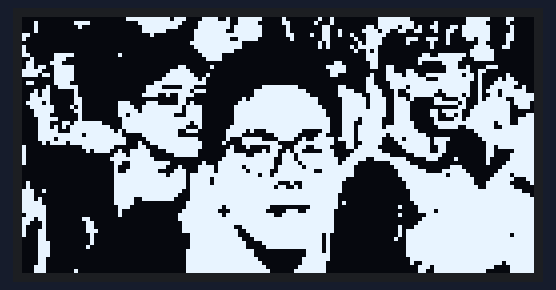
Bench run of a sketch on a simulated Arduino Uno, built with avr-gcc and run on an emulated ATmega328P. Shown: 128×64 one-colour display.

Above: at 2.1 s.

The sketch:

hello_world.ino
```cpp
/*********
  Rui Santos
  Complete project details at https://randomnerdtutorials.com
*********/

#include <Wire.h>
#include <Adafruit_GFX.h>
#include <Adafruit_SSD1306.h>

#define SCREEN_WIDTH 128
#define SCREEN_HEIGHT 64

Adafruit_SSD1306 display(SCREEN_WIDTH, SCREEN_HEIGHT, &Wire, -1);

static const unsigned char PROGMEM image_data_Saraarray[] = {
    0x00,0x00,0x00,0x3f,0xfb,0x87,0x93,0xf0,0x40,0x24,0x00,0x7f,0x80,0x01,0xf8,0x60
,0x10,0x07,0x80,0x07,0xff,0x0f,0xf3,0xe0,0x60,0x44,0x00,0x7f,0xc1,0x01,0xf0,0x40
,0x10,0x02,0x00,0x03,0xfe,0x0f,0xf7,0xf0,0x20,0x18,0x03,0x7d,0xd3,0x1b,0xf8,0x20
,0x10,0x00,0x00,0x03,0xf0,0x1f,0xe7,0xf0,0x20,0x19,0x07,0xb3,0x31,0x33,0xf8,0x20
,0xc0,0x00,0x00,0x00,0x80,0x1f,0xff,0xf0,0x30,0x99,0x23,0xe0,0x00,0x23,0xf8,0x60
,0x80,0x00,0x00,0x00,0x00,0x1f,0xf3,0xe0,0x10,0x18,0x13,0xc0,0xe7,0x21,0xb8,0x60
,0x00,0x00,0x00,0x00,0x00,0x3f,0xfe,0x00,0x00,0x28,0x0b,0xc0,0x82,0x20,0x30,0x40
,0x80,0x00,0x00,0x00,0x00,0x1f,0xfe,0x00,0x00,0x28,0x2f,0x80,0x02,0x00,0x78,0xc0
,0x80,0x00,0x00,0x00,0x00,0x0f,0xf8,0x00,0x00,0x00,0x12,0x80,0x00,0x00,0xfc,0x00
,0xc0,0xf8,0x00,0x80,0x00,0x07,0xc0,0x00,0x00,0x00,0x03,0x80,0x0c,0xfe,0xfc,0x00
,0x20,0xe0,0x00,0x00,0x00,0x03,0xc0,0x00,0x00,0x00,0x03,0x80,0x1f,0xfc,0x7c,0x00
,0x61,0xc0,0x00,0x00,0x00,0x00,0x00,0x00,0x00,0x03,0x01,0x80,0x10,0x78,0x00,0x00
,0x6c,0xf8,0x00,0x00,0x01,0x81,0x00,0x00,0x00,0x0f,0x81,0x98,0x00,0x39,0x0e,0x00
,0xf8,0xf8,0x00,0x00,0x07,0xc0,0x00,0x00,0x00,0x07,0x80,0x18,0xc0,0x3f,0x30,0x00
,0xf6,0xf8,0x00,0x00,0x0f,0xe2,0x00,0x00,0x00,0x06,0x01,0x1e,0xe7,0xfd,0xa0,0x40
,0x00,0xf8,0x00,0x00,0x1f,0xf4,0x00,0x00,0x00,0x00,0x03,0x1f,0xf8,0xff,0xa1,0x60
,0x60,0xf0,0x00,0x00,0x7f,0xfc,0x00,0x00,0x00,0x00,0x03,0x0f,0xff,0xff,0x23,0xf0
,0x02,0x7c,0x00,0x01,0xe0,0xe0,0x00,0x0f,0xf8,0x01,0x83,0x8f,0x7f,0xff,0x27,0xe4
,0x16,0x04,0x00,0x01,0xff,0xdc,0x00,0x3f,0xfe,0x01,0xe3,0xc4,0xff,0x7f,0x2e,0xfc
,0x36,0x04,0x00,0x03,0xc9,0xe0,0x00,0x3f,0xff,0x01,0xf9,0xc4,0x7e,0x3d,0x26,0xff
,0x3e,0x06,0x00,0x00,0x01,0x80,0x01,0x7f,0xff,0xc0,0xfd,0xe7,0x41,0x86,0x2f,0x9f
,0x7a,0x06,0x00,0xe1,0xc1,0xa0,0x03,0xff,0xff,0xc0,0xfd,0xe7,0x81,0xfa,0x3f,0xde
,0x3f,0x0a,0x00,0xf3,0xff,0x78,0x07,0xff,0xff,0xe0,0xfd,0xe7,0x80,0x06,0x7f,0xce
,0x1f,0x06,0x00,0xfb,0xff,0x78,0x07,0xff,0xff,0xf0,0xff,0xe7,0x83,0x7c,0xff,0xc0
,0x1e,0x02,0x00,0xdf,0xfc,0x78,0x07,0xff,0xff,0xf0,0xff,0xe7,0x83,0x34,0xff,0xc3
,0x0f,0x82,0x00,0x7f,0xff,0xf8,0x07,0xff,0xff,0xf8,0xf7,0xc7,0x81,0x0d,0xff,0xcf
,0x0e,0x37,0xf0,0x7f,0xff,0xd8,0x07,0xff,0xff,0xf8,0xe7,0xc7,0xc1,0xff,0xfd,0xcf
,0x0e,0xaf,0xfc,0x7f,0xff,0x88,0x0f,0xff,0xff,0xf8,0xef,0xdf,0xc0,0xf9,0xfc,0xff
,0x0f,0x8f,0xfe,0xbf,0xfe,0x70,0x1f,0x47,0xfc,0x18,0xef,0xff,0xe0,0x00,0x7f,0xff
,0x0f,0xfe,0xff,0x83,0xfe,0x00,0x1e,0x01,0xf8,0x30,0xef,0xef,0xf8,0x00,0x3f,0xff
,0x0f,0x7f,0xff,0xc1,0xff,0xf0,0x11,0xf0,0xf2,0x7d,0xef,0xc6,0xfd,0xe0,0x1f,0xff
,0x05,0xef,0xff,0xc4,0xff,0xf8,0x21,0xff,0x07,0xfc,0x67,0xc3,0xfd,0xc0,0x0f,0xff
,0x80,0x01,0xfe,0x06,0x3f,0xf8,0x08,0x83,0x8e,0x78,0x6f,0x81,0xfc,0xc0,0x0d,0xff
,0x80,0x00,0xbc,0x9f,0x0f,0xf0,0x18,0x0b,0x2c,0x1c,0x1f,0xc0,0xfc,0xc0,0x0c,0x1f
,0x80,0x00,0x01,0xdf,0x03,0xf0,0x1f,0x3f,0x77,0xfc,0x3f,0xf0,0x3f,0x80,0x0c,0x3f
,0x80,0x00,0x03,0xff,0x80,0x00,0x3f,0xfe,0x77,0xfe,0x7c,0xff,0x07,0x08,0x08,0x3f
,0x80,0x00,0x01,0x9f,0xf8,0x04,0x7f,0xfe,0x7b,0xfe,0xf0,0x0f,0x80,0x00,0x08,0x7f
,0x00,0x00,0x01,0x1f,0xf1,0x0f,0x7e,0xfe,0xfd,0xff,0xe0,0x07,0xe0,0x1c,0x00,0xff
,0x00,0x00,0x01,0x3f,0xc3,0x8f,0x7f,0x7c,0xff,0x9f,0xe0,0x03,0xf8,0x7e,0x01,0xff
,0x00,0x00,0x01,0xff,0xf7,0xbf,0xff,0xed,0xff,0xff,0xe0,0x03,0xff,0xdf,0x03,0xdf
,0x00,0x00,0x01,0xff,0xff,0xbe,0xff,0xff,0xff,0xff,0x80,0x01,0xff,0xff,0x87,0xe3
,0x40,0x00,0x01,0xff,0xff,0xbe,0xff,0xff,0x13,0xff,0x00,0x00,0xff,0xff,0x8f,0xc1
,0x40,0x00,0x01,0xff,0xff,0xbf,0xff,0xfe,0xcb,0xff,0x00,0x00,0xff,0xff,0xcf,0xe0
,0xe4,0x00,0x01,0xff,0xff,0x3f,0xff,0xff,0xff,0xff,0x00,0x00,0x7f,0xff,0xff,0xf8
,0xe0,0x00,0x01,0xff,0xfe,0x3f,0xff,0xff,0xff,0xfe,0x00,0x00,0x7f,0xff,0xff,0xfe
,0xe8,0x00,0x01,0xf3,0xfc,0x3f,0xff,0xff,0xff,0xfe,0x00,0x00,0x7f,0xff,0xff,0xff
,0xf8,0x00,0x01,0xf0,0x00,0x7f,0xff,0xff,0xff,0xfe,0x80,0x00,0x3f,0xff,0xff,0xff
,0xfc,0x00,0x00,0xe0,0x00,0x7f,0xdf,0xfc,0x00,0xfe,0x00,0x02,0x1f,0xff,0xff,0xff
,0xfc,0x00,0x00,0x80,0x00,0xff,0x8f,0xf8,0x39,0xfc,0x00,0x00,0x1e,0xff,0xff,0xff
,0x7c,0x00,0x00,0x80,0x01,0xff,0xdf,0xfe,0x7f,0xfc,0x00,0x02,0x07,0xff,0xff,0xff
,0xec,0x01,0x80,0x00,0x01,0xff,0xff,0xff,0xff,0xfc,0x00,0x00,0x0f,0xff,0xff,0xff
,0xc4,0x00,0xc0,0x00,0x00,0xff,0xff,0xff,0xff,0xfc,0x00,0x00,0x1f,0xff,0xff,0xff
,0x84,0x00,0xc0,0x00,0x00,0xff,0xf9,0xff,0xff,0xfc,0x00,0x02,0x3f,0xff,0xff,0xff
,0x8c,0x00,0xe0,0x00,0x00,0xff,0xfc,0xff,0xff,0xfc,0x00,0x02,0xff,0xff,0xff,0xff
,0x8c,0x00,0x40,0x00,0x00,0x3f,0xfc,0x7f,0xff,0xe8,0x00,0x02,0xff,0xff,0xff,0xdf
,0x0c,0x00,0x40,0x00,0x00,0x3f,0xfe,0x3f,0xff,0xe8,0x00,0x04,0xff,0xff,0xff,0xff
,0x0e,0x00,0x40,0x00,0x00,0x3f,0xff,0x0f,0xff,0xe8,0x00,0x00,0xff,0xff,0xff,0xff
,0x0e,0x00,0x80,0x00,0x00,0x3f,0xff,0x07,0xff,0xe8,0x00,0x00,0xff,0xff,0xff,0xff
,0x0e,0x00,0x00,0x00,0x00,0x7f,0xff,0xc0,0x01,0xe8,0x00,0x00,0xff,0xff,0xff,0xff
,0x0e,0x00,0x00,0x00,0x00,0x7f,0xff,0xc0,0x01,0xf8,0x00,0x00,0xff,0xff,0xff,0xff
,0x0c,0x00,0x00,0x00,0x00,0x7f,0xff,0xe0,0x03,0xf8,0x00,0x00,0x7f,0xff,0xff,0xff
,0x0c,0x00,0x00,0x00,0x00,0x7f,0xff,0xf0,0x03,0xf0,0x00,0x00,0x4f,0xff,0xff,0x7f
,0x1c,0x00,0x00,0x00,0x00,0x7f,0xff,0xf8,0x07,0xf0,0x00,0x00,0x1d,0xff,0xfc,0x3f
,0x1c,0x04,0x00,0x00,0x00,0x7f,0xff,0xfc,0x0f,0xf0,0x00,0x00,0x19,0xff,0xf0,0x3f


};

void setup() {
  Serial.begin(115200);

  if(!display.begin(SSD1306_SWITCHCAPVCC, 0x3C)) {
    Serial.println(F("SSD1306 allocation failed"));
    for(;;);
  }
  delay(2000); // Pause for 2 seconds

  // Clear the buffer.
  display.clearDisplay();

  // Draw bitmap on the screen
  display.drawBitmap(0, 0, image_data_Saraarray, 128, 64, 1);
  display.display();
}

void loop() {

}
```
